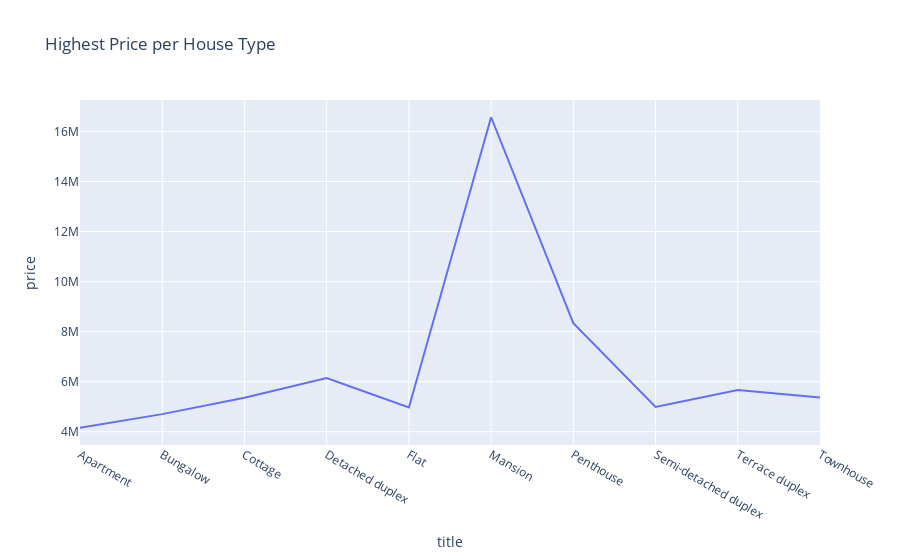

The code cell stored with this chart in its notebook:
### Code cell
# plotly line plot highest price per title

max_title = df_train.groupby("title")["price"].max().reset_index()

fig = px.line(max_title, x="title", y="price", title="Highest Price per House Type")
fig.show()

### Figure 1 — Plotly figure (JSON) as saved in the notebook; plotly's stock layout.template omitted (floating-point values rounded to 4 significant figures)
{"data": [{"hovertemplate": "title=%{x}<br>price=%{y}<extra></extra>", "legendgroup": "", "line": {"color": "#636efa", "dash": "solid"}, "marker": {"symbol": "circle"}, "mode": "lines", "name": "", "orientation": "v", "showlegend": false, "type": "scatter", "x": ["Apartment", "Bungalow", "Cottage", "Detached duplex", "Flat", "Mansion", "Penthouse", "Semi-detached duplex", "Terrace duplex", "Townhouse"], "xaxis": "x", "y": [4159000.0, 4703000.0, 5359000.0, 6146000.0, 4966000.0, 16570000.0, 8342000.0, 4994000.0, 5670000.0, 5369000.0], "yaxis": "y"}], "layout": {"legend": {"tracegroupgap": 0}, "title": {"text": "Highest Price per House Type"}, "xaxis": {"anchor": "y", "domain": [0, 1], "title": {"text": "title"}}, "yaxis": {"anchor": "x", "domain": [0, 1], "title": {"text": "price"}}}}
